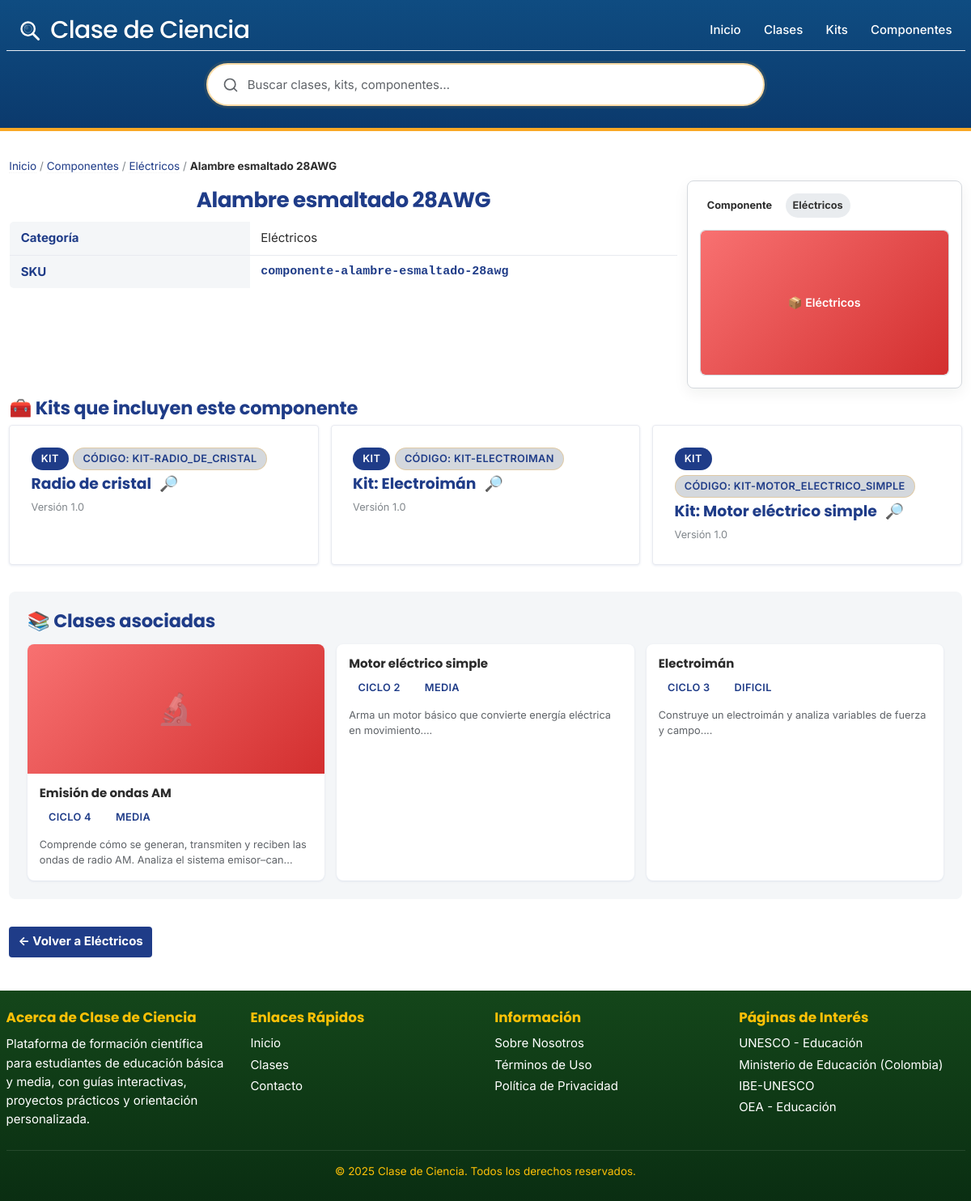
The page /componente-alambre-esmaltado-28awg on the database its author committed.
### tables this page shows
CREATE TABLE `kit_items` (
  `id` int(11) NOT NULL,
  `nombre_comun` varchar(160) NOT NULL,
  `slug` varchar(191) DEFAULT NULL,
  `categoria_id` int(11) DEFAULT NULL,
  `advertencias_seguridad` text DEFAULT NULL,
  `unidad` varchar(32) DEFAULT NULL,
  `sku` varchar(64) DEFAULT NULL
);

CREATE TABLE `categorias_items` (
  `id` int(11) NOT NULL,
  `nombre` varchar(120) NOT NULL,
  `slug` varchar(120) NOT NULL
);

CREATE TABLE `kits` (
  `id` int(11) NOT NULL,
  `clase_id` int(11) NOT NULL,
  `nombre` varchar(120) NOT NULL,
  `slug` varchar(120) DEFAULT NULL,
  `codigo` varchar(64) DEFAULT NULL,
  `version` varchar(32) DEFAULT NULL,
  `resumen` text DEFAULT NULL,
  `contenido_html` mediumtext DEFAULT NULL,
  `imagen_portada` varchar(255) DEFAULT NULL,
  `video_portada` varchar(255) DEFAULT NULL,
  `seguridad` longtext DEFAULT NULL CHECK (json_valid(`seguridad`)),
  `seo_title` varchar(160) DEFAULT NULL,
  `seo_description` varchar(255) DEFAULT NULL,
  `activo` tinyint(1) NOT NULL DEFAULT 1,
  `created_at` datetime NOT NULL DEFAULT current_timestamp(),
  `updated_at` datetime NOT NULL DEFAULT current_timestamp() ON UPDATE current_timestamp()
);

CREATE TABLE `clases` (
  `id` int(11) NOT NULL,
  `nombre` varchar(180) NOT NULL,
  `slug` varchar(180) NOT NULL,
  `ciclo` tinyint(1) NOT NULL,
  `grados` longtext DEFAULT NULL CHECK (json_valid(`grados`)),
  `dificultad` varchar(32) DEFAULT NULL,
  `duracion_minutos` int(11) DEFAULT NULL,
  `resumen` text DEFAULT NULL,
  `objetivo_aprendizaje` text DEFAULT NULL,
  `imagen_portada` varchar(255) DEFAULT NULL,
  `video_portada` varchar(255) DEFAULT NULL,
  `seguridad` longtext DEFAULT NULL CHECK (json_valid(`seguridad`)),
  `seo_title` varchar(160) DEFAULT NULL,
  `seo_description` varchar(255) DEFAULT NULL,
  `activo` tinyint(1) NOT NULL DEFAULT 1,
  `destacado` tinyint(1) NOT NULL DEFAULT 0,
  `orden_popularidad` int(11) NOT NULL DEFAULT 0,
  `status` enum('draft','published') NOT NULL DEFAULT 'draft',
  `published_at` datetime DEFAULT NULL,
  `autor` varchar(120) DEFAULT NULL,
  `contenido_html` mediumtext DEFAULT NULL,
  `created_at` datetime NOT NULL DEFAULT current_timestamp(),
  `updated_at` datetime NOT NULL DEFAULT current_timestamp() ON UPDATE current_timestamp()
);

### includes/materials-functions.php (called while the page is built, shortened)
<?php
function get_material_by_slug($pdo, $slug) {
    $sql = "SELECT
                m.id,
                m.slug AS slug,
                m.nombre_comun AS common_name,
                m.advertencias_seguridad AS description,
                m.categoria_id,
                cm.nombre AS category_name, cm.slug AS category_slug
            FROM kit_items m
            LEFT JOIN categorias_items cm ON m.categoria_id = cm.id
            WHERE m.slug = ?";
    $stmt = $pdo->prepare($sql);
    $stmt->execute([$slug]);
    $material = $stmt->fetch(PDO::FETCH_ASSOC);
    $material['other_names_array'] = $material['other_names_array'] ?? [];
    $material['specifications_array'] = $material['specifications_array'] ?? [];
    $material['gallery_images_array'] = $material['gallery_images_array'] ?? [];
    $material['used_in_articles'] = $material['used_in_articles'] ?? [];
    return $material;
}

### includes/functions.php (called while the page is built, shortened)
<?php
function h($string) {
    return htmlspecialchars((string)$string, ENT_QUOTES, 'UTF-8');
}

### componente.php (the view, shortened to what this page needs)
<?php
require_once 'config.php';
require_once 'includes/functions.php';
require_once 'includes/materials-functions.php';
$slug = isset($_GET['slug']) ? trim($_GET['slug']) : '';
$material = get_material_by_slug($pdo, $slug);
include 'includes/header.php';
?>
<div class="container material-detail">
    <div class="breadcrumb">
        <a href="/">Inicio</a> /
        <a href="/componentes">Componentes</a> /
        <?php if (!empty($material['category_slug'])): ?>
            <a href="/componentes?category=<?= urlencode($material['category_slug']) ?>"><?= h($material['category_name']) ?></a> /
        <?php endif; ?>
        <strong><?= h($material['common_name']) ?></strong>
    </div>
    <div class="material-top">
        <div class="material-main">
            <h1><?= h($material['common_name']) ?></h1>
            <table class="material-specs" aria-labelledby="material-specs-title">
                <tbody>
                    <tr>
                        <th scope="row">Categoría</th>
                        <td><?= h($material['category_name']) ?></td>
                    </tr>
                    <?php if (!empty($material['slug'])): ?>
                    <tr>
                        <th scope="row">SKU</th>
                        <td class="mono"><?= h($material['slug']) ?></td>
                    </tr>
                    <?php endif; ?>
                </tbody>
            </table>
        </div>
        <aside class="product-card">
            <div class="product-badges">
                <span class="material-badge">Componente</span>
                <?php if (!empty($material['category_name'])): ?><span class="material-badge" style="background:#e9ecef;color:#333"><?= h($material['category_name']) ?></span><?php endif; ?>
            </div>
            <div class="product-image">
            </div>
        </aside>
    </div>
    <?php
    $kits_rel = [];
    try {
        $stmtK = $pdo->prepare("SELECT k.id, k.nombre, k.slug, k.codigo, k.version, k.updated_at
                                 FROM kit_componentes kc
                                 JOIN kits k ON k.id = kc.kit_id
                                 WHERE kc.item_id = ? AND k.activo = 1
                                 ORDER BY k.updated_at DESC, k.id DESC");
        $stmtK->execute([(int)$material['id']]);
        $kits_rel = $stmtK->fetchAll(PDO::FETCH_ASSOC) ?: [];
    } catch (PDOException $e) {
        error_log('Error componente.kits: ' . $e->getMessage());
        $kits_rel = [];
    }
    $clases_rel = [];
    if (!empty($kits_rel)) {
        $kitIds = array_column($kits_rel, 'id');
        $ph = implode(',', array_fill(0, count($kitIds), '?'));
        try {
            $sqlC = "SELECT DISTINCT c.*
                     FROM clases c
                     JOIN clase_kits ck ON ck.clase_id = c.id
                     WHERE ck.kit_id IN ($ph) AND c.activo = 1
                     ORDER BY c.destacado DESC, c.updated_at DESC";
            $stmtC = $pdo->prepare($sqlC);
            $stmtC->execute($kitIds);
            $clases_rel = $stmtC->fetchAll(PDO::FETCH_ASSOC) ?: [];
        } catch (PDOException $e) {
            error_log('Error componente.clases: ' . $e->getMessage());
            $clases_rel = [];
        }
    }
    ?>
    <?php if (!empty($kits_rel)): ?>
    <section class="kit-uses">
        <h2>🧰 Kits que incluyen este componente</h2>
        <div class="articles-grid">
            <?php foreach ($kits_rel as $k): ?>
            <article class="article-card" data-href="/<?= h($k['slug']) ?>">
                <a class="card-link" href="/<?= h($k['slug']) ?>">
                    <div class="card-content">
                        <div class="card-meta">
                            <span class="section-badge">Kit</span>
                            <?php if (!empty($k['codigo'])): ?>
                            <span class="difficulty-badge">Código: <?= h($k['codigo']) ?></span>
                            <?php endif; ?>
                        </div>
                        <h3><?= h($k['nombre']) ?>
                            <span title="Ver kit" aria-label="Ver kit" style="margin-left:6px">🔎</span>
                        </h3>
                        <div class="card-footer">
                            <?php if (!empty($k['version'])): ?><span class="area">Versión <?= h($k['version']) ?></span><?php endif; ?>
                        </div>
                    </div>
                </a>
            </article>
            <?php endforeach; ?>
        </div>
    </section>
    <?php endif; ?>
    <?php if (!empty($clases_rel)): ?>
    <section class="related-classes">
        <h2>📚 Clases asociadas</h2>
        <div class="related-grid">
            <?php foreach ($clases_rel as $c): ?>
                <a href="/<?= h($c['slug']) ?>" class="related-card">
                    <div class="related-info">
                        <h4><?= h($c['nombre']) ?></h4>
                        <div class="related-meta">
                            <span class="badge">Ciclo <?= h($c['ciclo']) ?></span>
                            <span class="badge"><?= h(ucfirst($c['dificultad'] ?? '')) ?></span>
                        </div>
                        <?php if (!empty($c['resumen'])): ?>
                            <p class="related-excerpt"><?= h(mb_substr($c['resumen'], 0, 100)) ?>...</p>
                        <?php endif; ?>
                    </div>
                </a>
            <?php endforeach; ?>
        </div>
    </section>
    <?php endif; ?>
    <a href="/componentes?category=<?= urlencode($material['category_slug']) ?>" class="back-button">← Volver a <?= h($material['category_name']) ?></a>
</div>
<?php include 'includes/footer.php'; ?>

### rows shown on the page
kit_items: categoria.nombre "Eléctricos", nombre_comun "Alambre esmaltado 28AWG", slug "componente-alambre-esmaltado-28awg"
kits: codigo "KIT-RADIO_DE_CRISTAL", nombre "Radio de cristal", version "1.0"
kits: codigo "KIT-ELECTROIMAN", nombre "Kit: Electroimán", version "1.0"
kits: codigo "KIT-MOTOR_ELECTRICO_SIMPLE", nombre "Kit: Motor eléctrico simple", version "1.0"
clases: nombre "Emisión de ondas AM", ciclo "4", dificultad "MEDIA", resumen "Comprende cómo se generan, transmiten y reciben las ondas de radio AM. Analiza el sistema emisor–can"
clases: nombre "Motor eléctrico simple", ciclo "2", dificultad "MEDIA", resumen "Arma un motor básico que convierte energía eléctrica en movimiento."
clases: nombre "Electroimán", ciclo "3", dificultad "DIFICIL", resumen "Construye un electroimán y analiza variables de fuerza y campo."

### other values the page prints
SITE_NAME "Clase de Ciencia"
